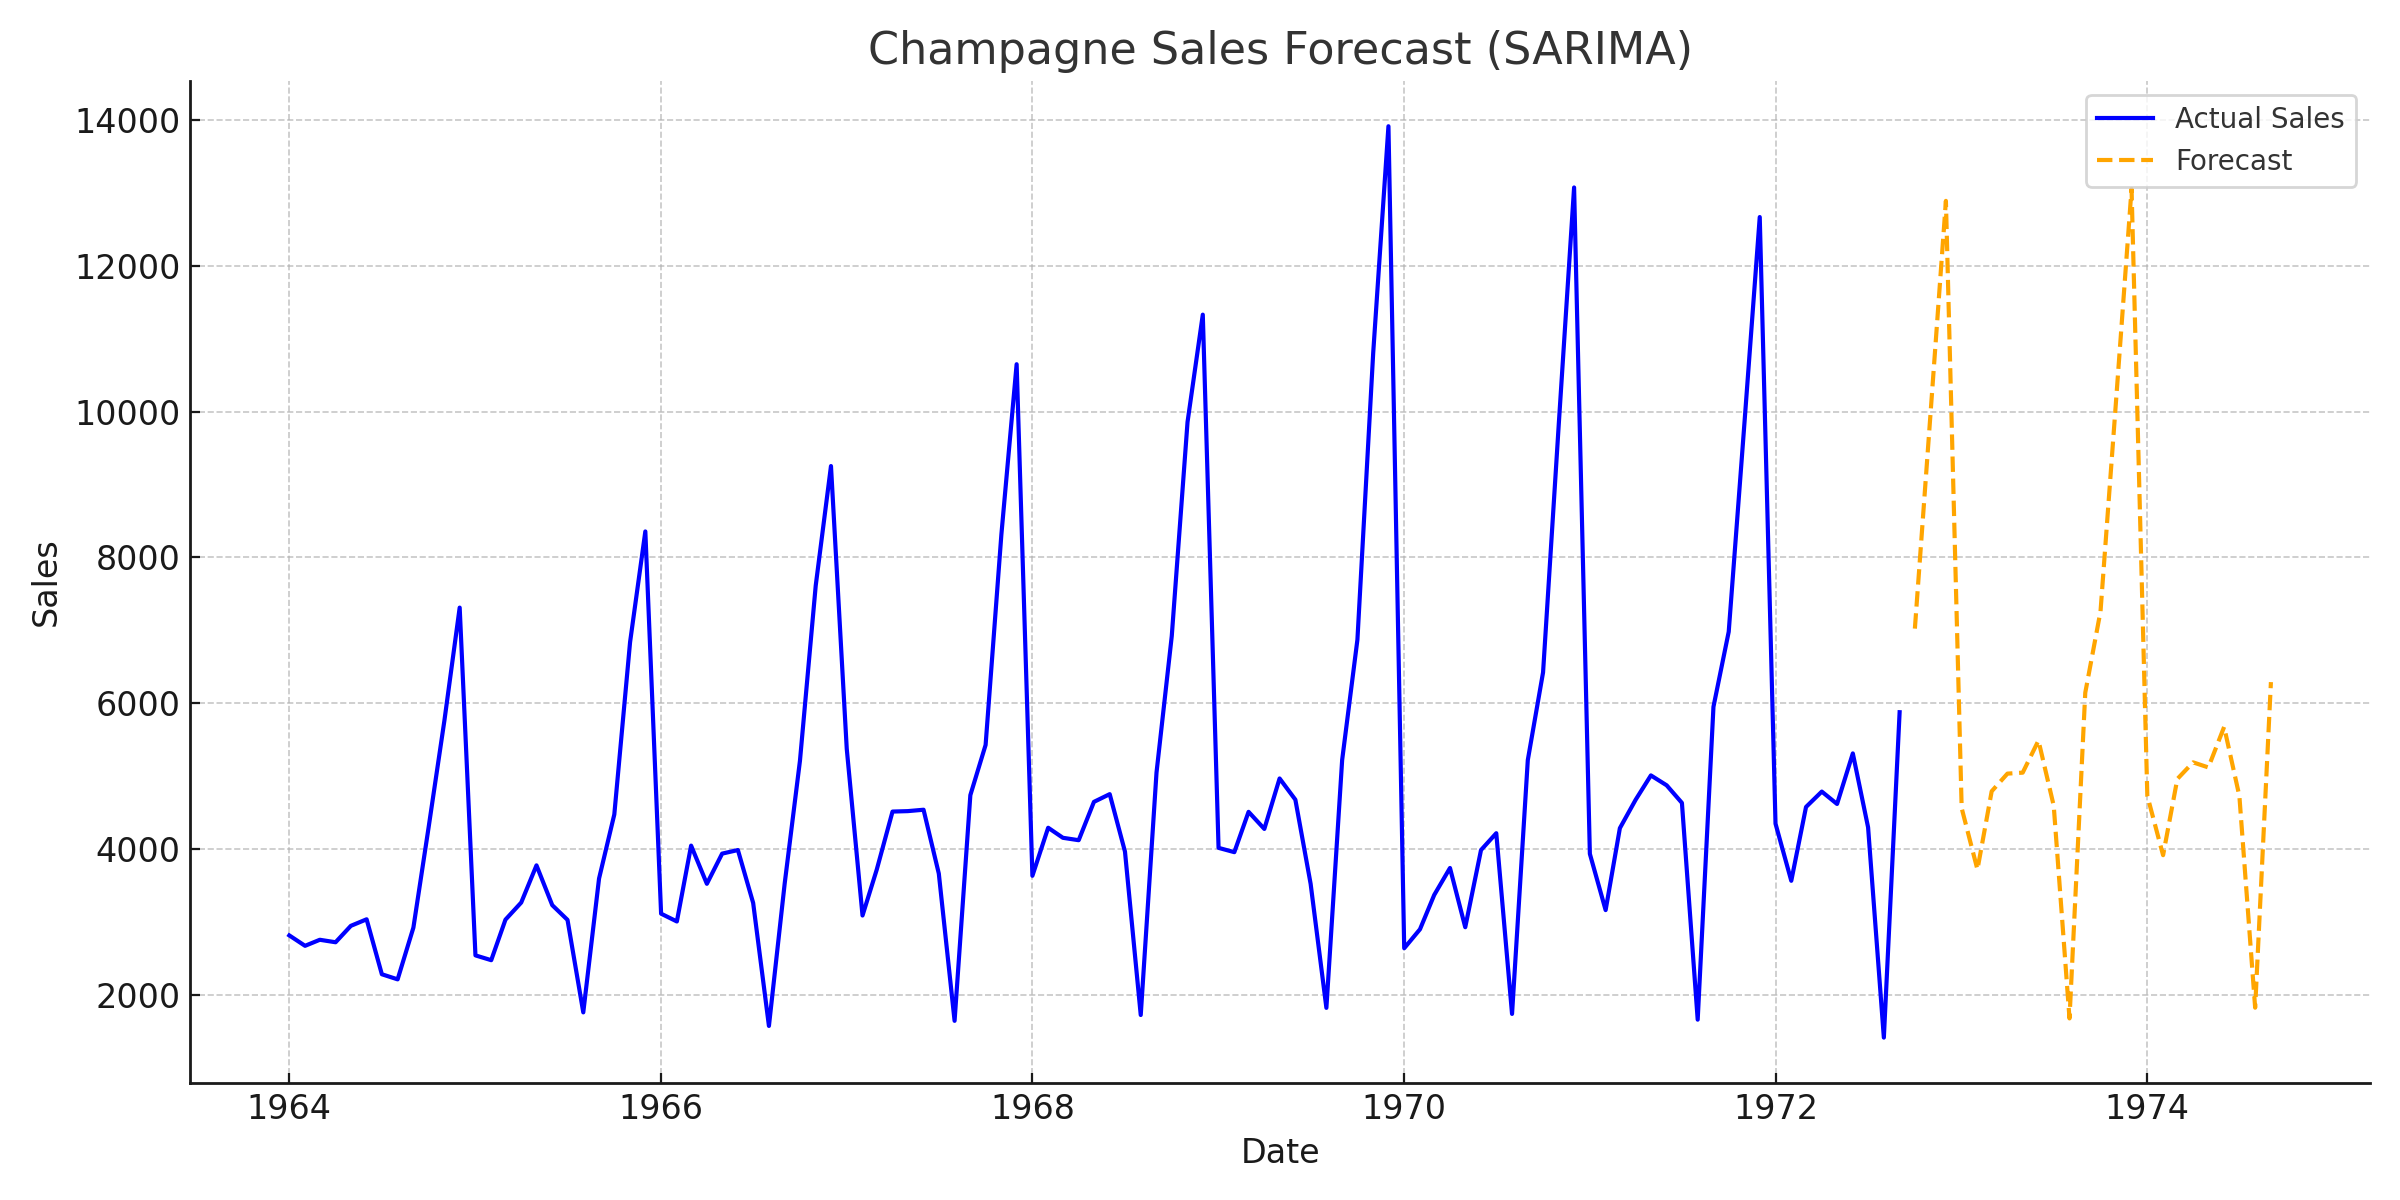

This chart was generated by the following Python code:
import pandas as pd
import matplotlib.pyplot as plt
from statsmodels.tsa.statespace.sarimax import SARIMAX
from pandas.tseries.offsets import DateOffset

# Load and clean data
df = pd.read_csv('perrin-freres-monthly-champagne-.csv')
df.columns = ['Month', 'Sales']
df = df[df['Month'].str.contains(r'\d{4}-\d{2}', na=False)]
df['Month'] = pd.to_datetime(df['Month'])
df.set_index('Month', inplace=True)
df = df.asfreq('MS')
df['Sales'] = df['Sales'].interpolate()

# Fit SARIMA model
model = SARIMAX(df['Sales'], order=(1, 1, 1), seasonal_order=(1, 1, 1, 12))
results = model.fit()

# Forecast 24 months
future_dates = [df.index[-1] + DateOffset(months=x) for x in range(1, 25)]
forecast = results.get_forecast(steps=24)
forecast_df = pd.DataFrame({'forecast': forecast.predicted_mean}, index=future_dates)

# Plot and save
plt.figure(figsize=(12, 6))
plt.plot(df.index, df['Sales'], label='Actual Sales', color='blue')
plt.plot(forecast_df.index, forecast_df['forecast'], label='Forecast', linestyle='--', color='orange')
plt.title('Champagne Sales Forecast (SARIMA)')
plt.xlabel('Date')
plt.ylabel('Sales')
plt.legend()
plt.grid(True)
plt.tight_layout()
plt.savefig('champagne_forecast.png')
